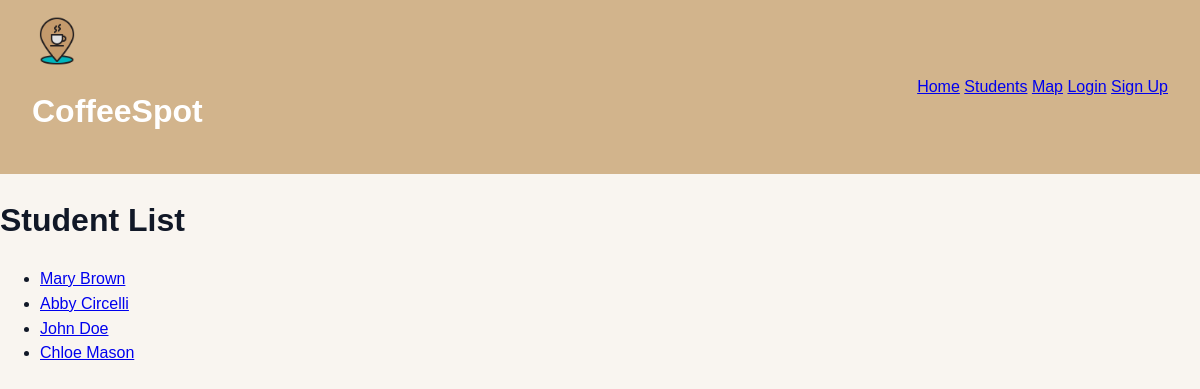
The app's page /students/studentlist (signed in) with its own data.
### students/models.py (models this page shows)
class Student(models.Model):
    student_id = models.AutoField(primary_key=True)
    first_name = models.CharField(max_length=45)
    last_name = models.CharField(max_length=45)
    campus_address = models.CharField(max_length=200)
    major = models.CharField(max_length=100, blank=True)
    def __str__(self):
        return f"{self.first_name} {self.last_name}"

### students/views.py (the view)
# urls.py: path("studentlist", student_list_view, name="student-list"),
@login_required(login_url='login_urlpattern')
def student_list_view(request):
    student_list_query = Student.objects.all()
    template = loader.get_template('student_list.html')
    context = {'students' : student_list_query}
    output = template.render(context)
    return HttpResponse(output)

### templates/student_list.html (shortened to what this page needs)
{% extends "base.html" %}
{% block page_title %}Student List{% endblock %}
{% block content %}
<div class="card">
  <div class="card__body">
    <ul class="list">
      {% for student_for_loop in students %}
        <li><a href="#">{{ student_for_loop }}</a></li>
      {% empty %}
        <li>No students yet!</li>
      {% endfor %}
    </ul>
  </div>
</div>
{% endblock %}

### static/style.css (style rules this page uses)
body { background-color: #f9f5f0; font-family: 'Poppins', sans-serif; color: #111827; line-height: 1.55; margin: 0; }

### records on screen
Student: first_name+last_name "Mary Brown"
Student: first_name+last_name "Abby Circelli"
Student: first_name+last_name "John Doe"
Student: first_name+last_name "Chloe Mason"
